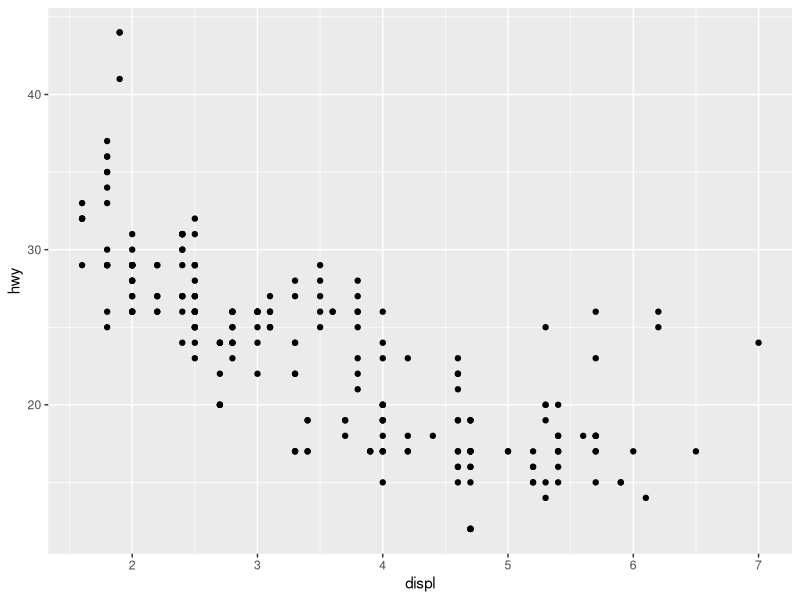
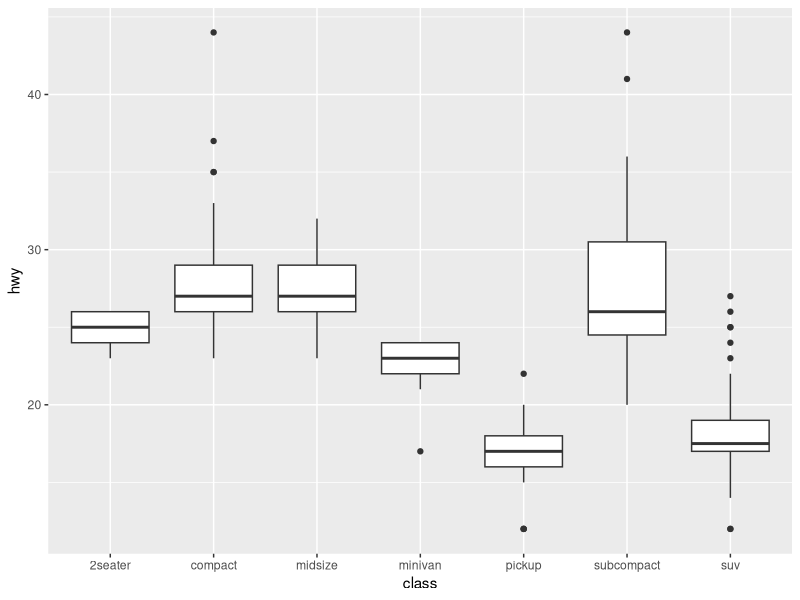
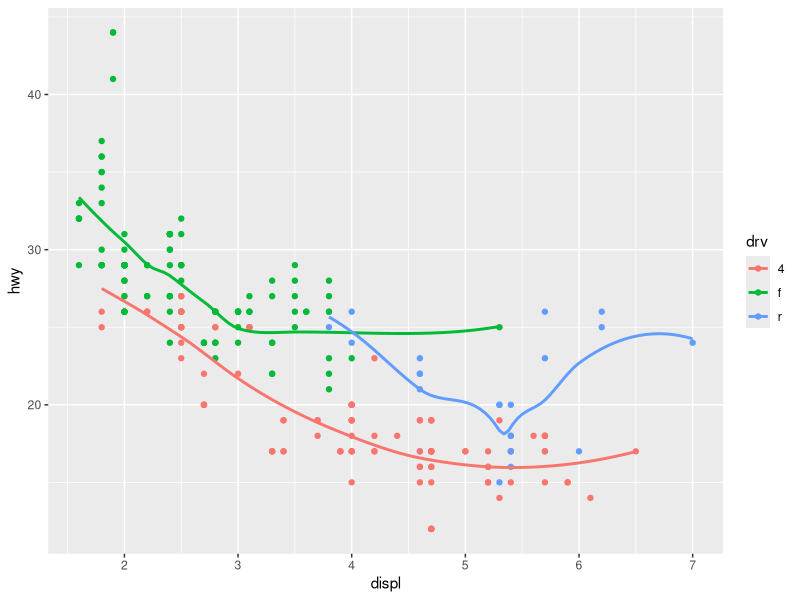
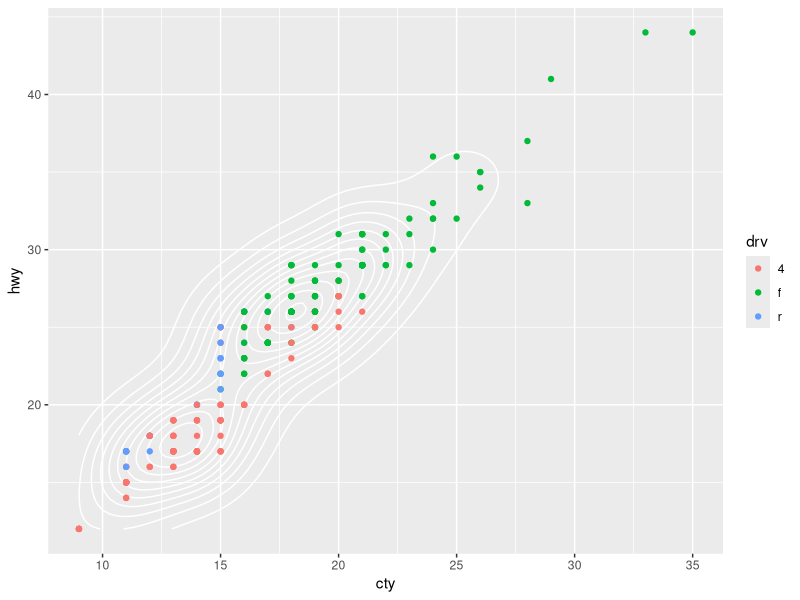
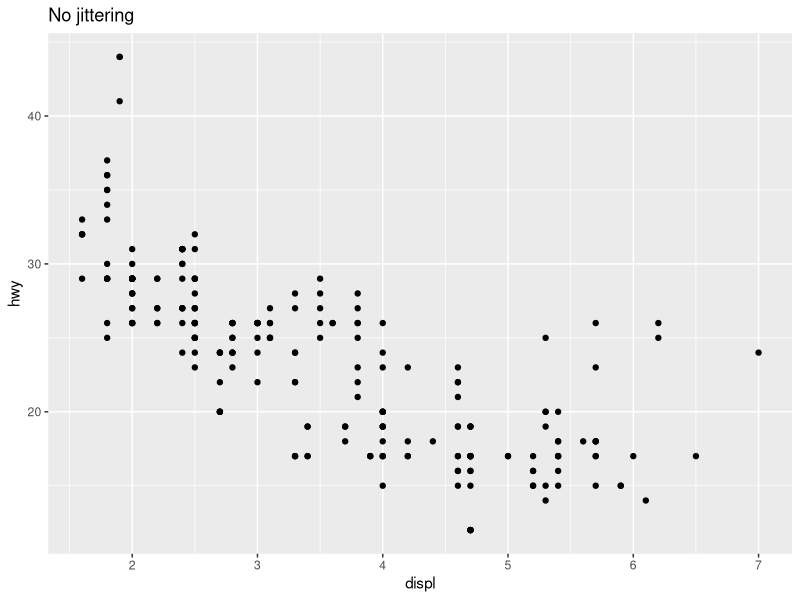
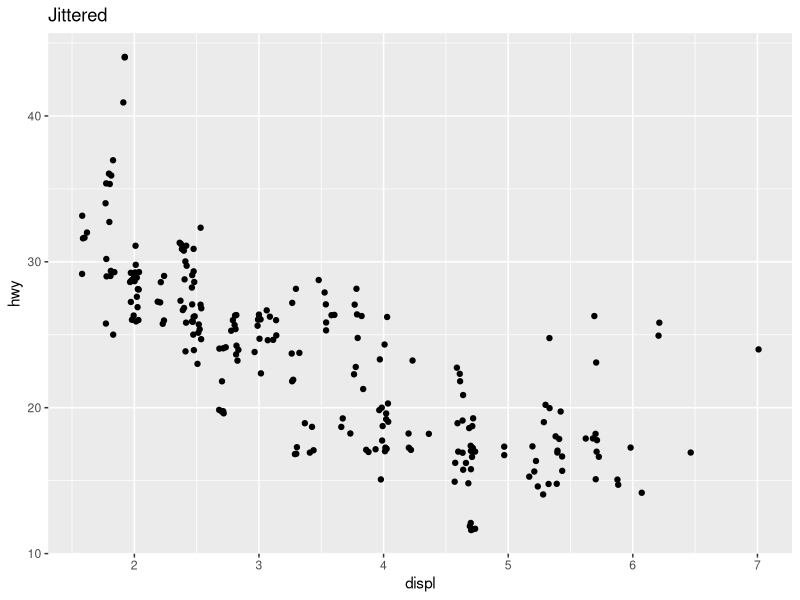
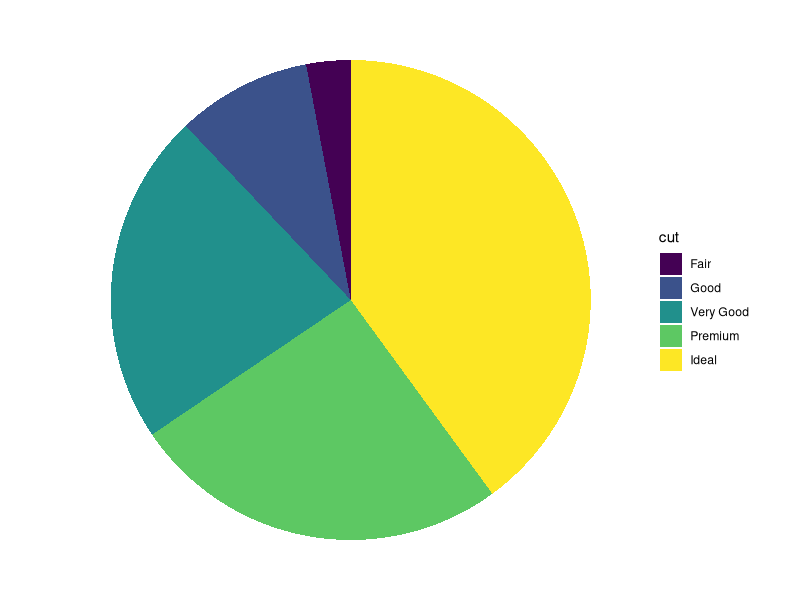
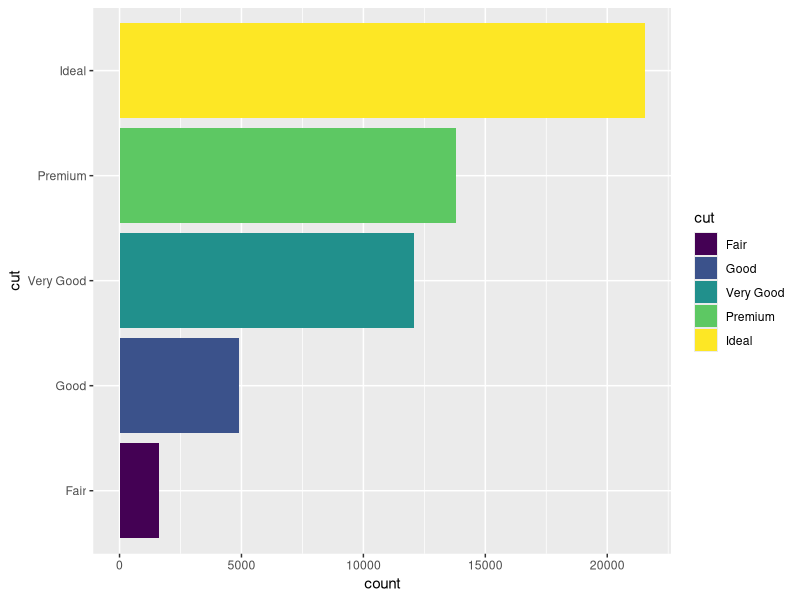

Here is the R script that generated these plots, in order:
## ---- chunk 1
suppressMessages(library(ggplot2)) 
data(mpg)
## ---- chunk 2
ggplot(data = mpg) +
  geom_point(aes(x = displ, y = hwy))
## ---- chunk 3
ggplot(data = mpg, aes(x = class, y = hwy)) +
  geom_boxplot()
## ---- chunk 4
ggplot(data = mpg, aes(x = displ, y = hwy, color = drv)) +
  geom_point() +
  geom_smooth(se = FALSE) # se = std. error bars
## ---- chunk 5
ggplot(data = mpg, aes(x=cty, y = hwy)) +
  geom_density_2d(color = "white") +
  geom_point(aes(color=drv))
## ---- chunk 6
p <- ggplot(mpg, aes(displ, hwy))
p + geom_point() + ggtitle("No jittering")
p + geom_point(position = "jitter") + ggtitle("Jittered")
## ---- chunk 7
ggplot(diamonds, aes(x = factor(1), fill = cut)) +
  geom_bar(width = 1) +
  coord_polar(theta="y") + 
  theme_void() # to remove grey backgroud
## ---- chunk 8
ggplot(diamonds, aes(x = cut, fill = cut)) +
  geom_bar() +
  coord_flip()
